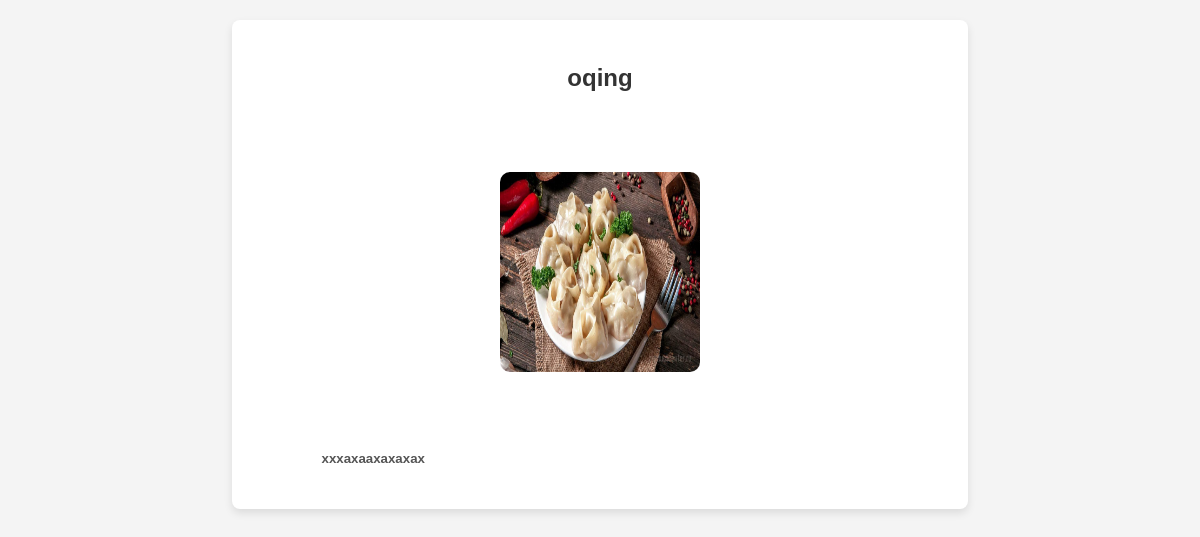
Before: /onatili/ with the older database file.
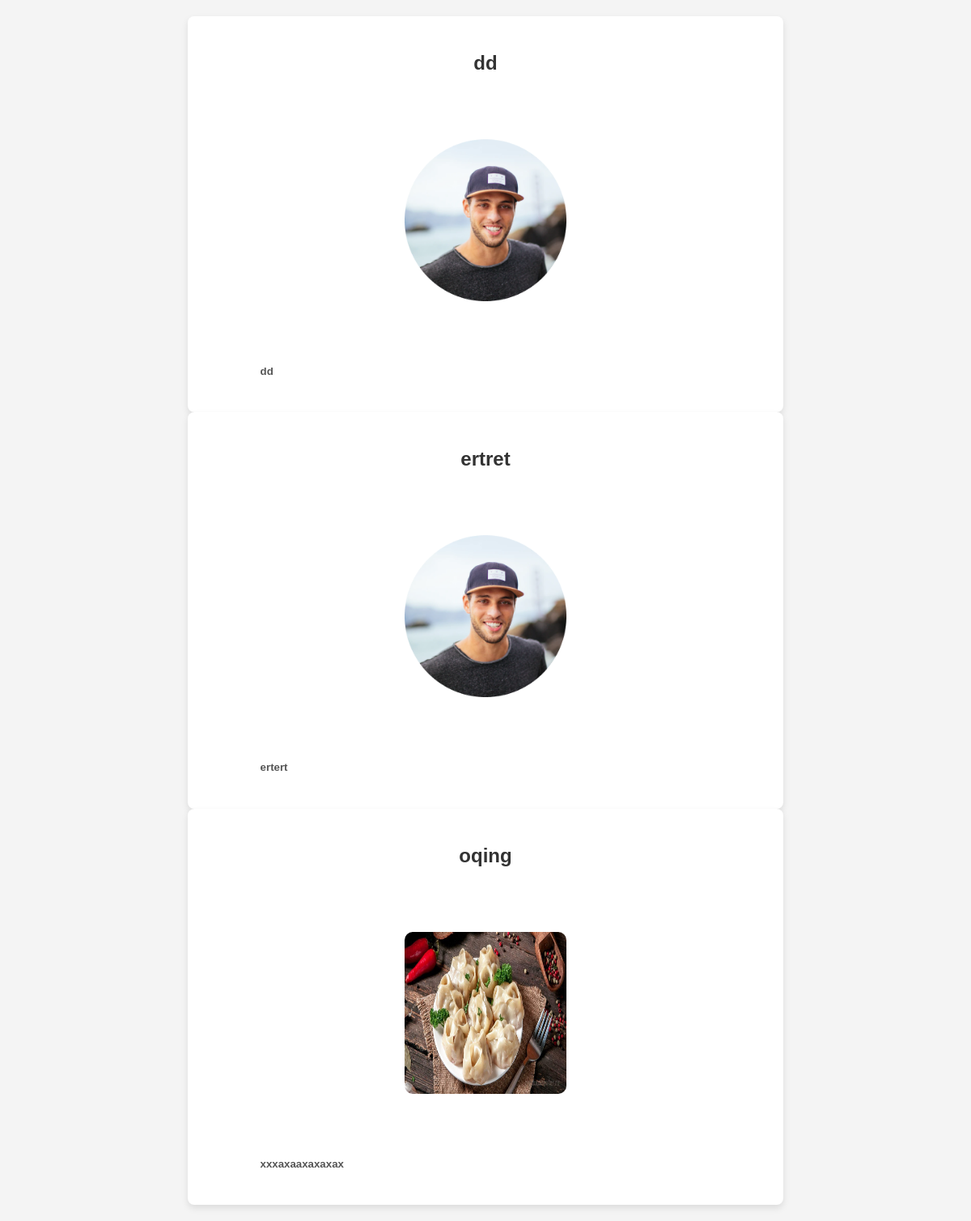
After: the same page with the newer database file.
### blog/models.py (models this page shows)
class Onnatili(models.Model):
    STATUS_CHOICES = (
        ('published', 'Published'),
        ('draft', 'Draft')
    )
    title = models.CharField(max_length=255)
    photo = models.ImageField(upload_to="photos", null=True, blank=True)
    body = models.TextField()
    publish = models.DateTimeField(default=timezone.now)
    updated = models.DateTimeField(auto_now=True)
    objects = models.Manager()  # defoult manager
    class Meta:
        ordering = ('-publish',)

### blog/views.py (the view)
# urls.py: path('onatili/',OnatiliPage,name='onatili'),
def OnatiliPage(request):
    onatili_list = Onnatili.objects.all()
    return render(request, 'onatili.html', {'Onatili': onatili_list})

### templates/onatili.html (shortened to what this page needs)
{% block content %}
    {% for onatili in Onatili  %}
        <div class="container">
            {% if onatili.photo %}
                <h3>{{ onatili.title }}</h3><br><br>
                <img src="{{onatili.photo.url }}" alt="{{ onatili.title }}" width="200" height="200"><br><br>
                <h5>{{ onatili.body }}</h5>
            {% endif %}
        </div>
    {% endfor %}
{% endblock %}

Changed rows visible on the page:
added Onnatili: title "dd", photo (picture), body "dd"
added Onnatili: title "ertret", photo (picture), body "ertert"
